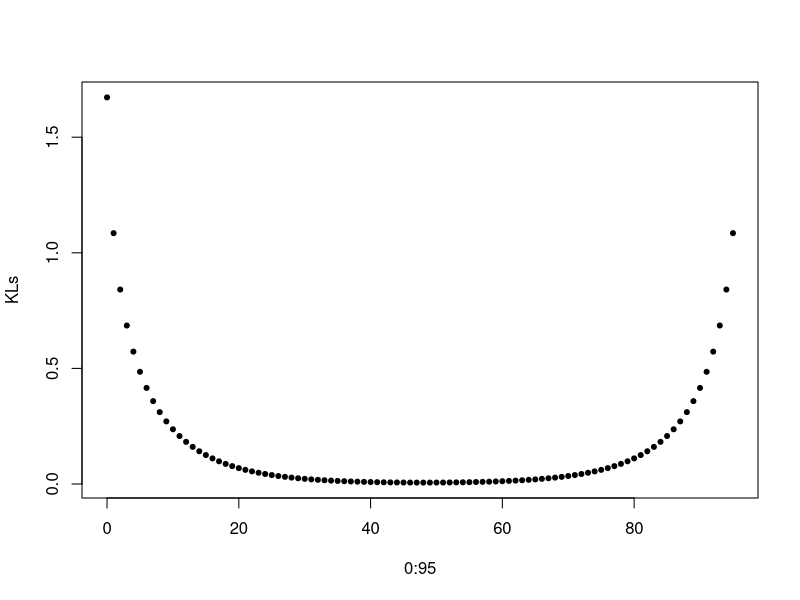

Write R code to recreate this figure.
# covariance function for section 5.2: single latitude
# Sat Oct 27 11:23:01 2018 ------------------------------
library(Matrix)

# covariance function for a single latitude band
# N should be fixed at 96 all through the calculation
# l is longitudinal lag, ranges from 0 to 2*pi*(N-2)/N, sysmmetric about pi
KL_l <- function(phi, alpha, nu, l, N = 96) {
  # spectral density
  fL_c <- sapply(0:(N-1), function(c) {
    phi/((alpha^2 + 4*(sin(c/N*pi))^2)^(nu+1/2))
  })
  mean(fL_c*cos(l*(0:(N-1))))
}
# check the sysmetry initially 
l <- 2*pi*seq(0, 95)/96
KLs <- sapply(l, function(x) {KL_l(phi = 1, alpha = 0.1, nu = 0.1, l = x)})
plot(0:95, KLs, pch = 20)

# function for getting Sigmas in temporal structure, assuming axially symmetry
Sigmas <- function(phi, alpha, nu, N = 96) {
  entries <- combn(0:(N-1), m = 2)
  covs <- apply(entries, 2, function(x) {KL_l(phi = phi, alpha = alpha, nu = nu, l = abs(x[1]-x[2])*2*pi/N)})
  mat <- matrix(0, ncol = N, nrow = N)
  mat[lower.tri(mat)] <- covs
  mat <- mat + t(mat)
  diag(mat) <- KL_l(phi = phi, alpha = alpha, nu = nu, l = 0)
  return(mat)
}

# function for calculating Sigma for a single latitude band
# landfrac: a vector of length N including all land fractions in the latitude band
# phi, alpha, and nu are parameters in spectral density
# psis = c(psi0, psi1) (water and land coefficients)
Sigma <- function(phi, alpha, nu, psis, landfrac, T.len = 15, N = 96) {
  sigmas <- Sigmas(phi = phi, alpha = alpha, nu = nu)
  Psi <- diag(sapply(landfrac, function(x) {psis[x+1]}))
  # considering speed, calculate these only once, but may have memory 
  temps <- array(NA, dim = c(N, N, T.len))
  temps[,,1] <- sigmas
  for (i in 2:T.len) {
    temps[,,i] <- (Psi^(i-1)) %*% sigmas %*% (Psi^(i-1)) 
  }
  mat <- foreach(i = 1:T.len, .combine = 'rbind') %dopar% {
    res <- matrix(0, ncol = T.len*N, nrow = N)
    if (i != T.len) {
      for (j in (i+1):T.len) { # j > i
        res[, (N*(j-1)+1):(N*j)] <- apply(temps[,,(j-i+1):j], 1:2, sum)
      }
    }
    res
  }
  mat <- mat+t(mat)
  mat <- mat + as.matrix(bdiag(foreach(i = 1:T.len) %dopar% {
    apply(temps[,,1:i], 1:2, sum)
  }))
  return(mat)
}


################################################################
###################old version: slow############################
################################################################
Sigma <- function(phi, alpha, nu, psis, landfrac, T.len = 15, N = 96) {
  sigmas <- Sigmas(phi = phi, alpha = alpha, nu = nu)
  Psi <- diag(sapply(landfrac, function(x) {psis[x+1]}))
  # considering speed, calculate these only once, but may have memory issue
  temps <- array(NA, dim = c(N, N, T.len))
  temps[,,1] <- sigmas
  for (i in 2:T.len) {
    temps[,,i] <- (Psi^(i-1)) %*% sigmas %*% (Psi^(i-1)) 
  }
  mat <- matrix(0, ncol = T.len*N, nrow = T.len*N)
  for (i in 1:T.len) {
    for (j in i:T.len) {
      if(i == j) {
        mat[(N*(i-1)+1):(N*i), (N*(j-1)+1):(N*j)] <- apply(temps[,,1:i], 1:2, sum)
      } else { # j > i
        mat[(N*(i-1)+1):(N*i), (N*(j-1)+1):(N*j)] <- apply(temps[,,(j-i+1):j], 1:2, sum) 
        mat[(N*(j-1)+1):(N*j), (N*(i-1)+1):(N*i)] <- apply(temps[,,(j-i+1):j], 1:2, sum)
      }
    }
  }
  return(mat)
}


